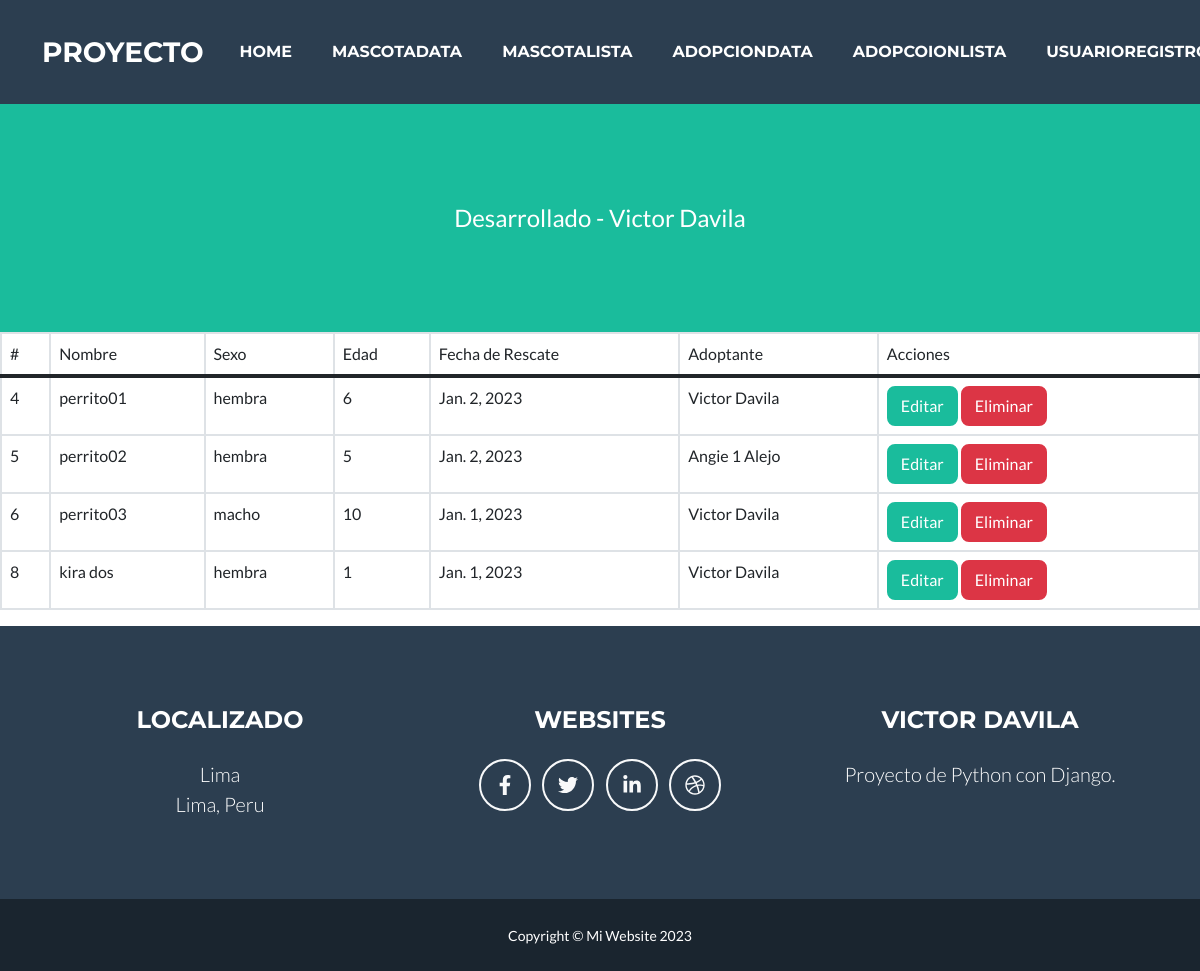
/app_mascota/mascotalist/, run on an earlier commit of the app's database.
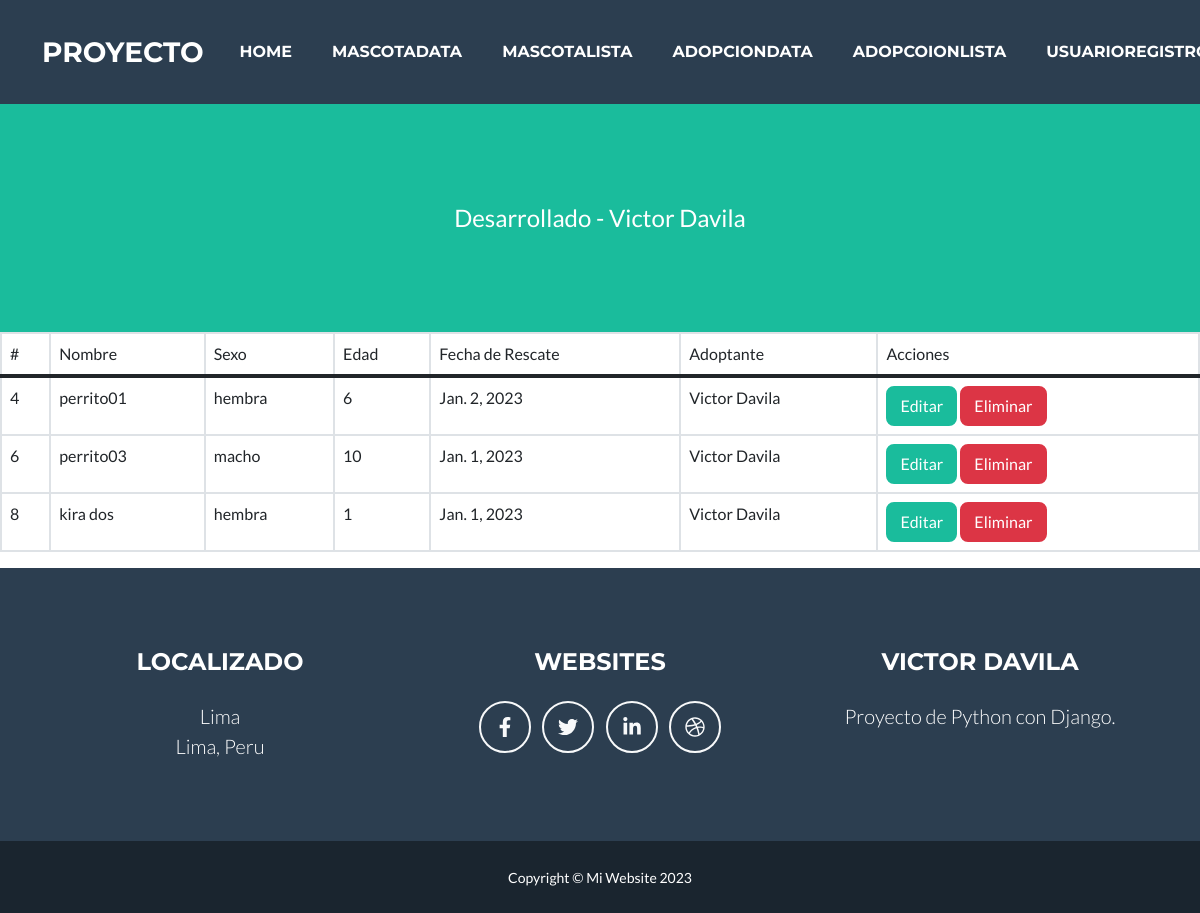
And on a later commit of the database.
### app_mascota/models.py (models this page shows)
class Mascota(models.Model):
    nombre = models.CharField(max_length=50)
    sexo = models.CharField(max_length=10)
    edad_aproximada = models.IntegerField()
    fecha_rescate = models.DateField()
    persona = models.ForeignKey(Persona, null=True, blank=True, on_delete=models.CASCADE)
    vacuna = models.ManyToManyField(Vacuna, blank=True)

### app_adopcion/models.py (models this page shows, shortened)
class Persona(models.Model):
    nombre = models.CharField(max_length=50)
    apellidos = models.CharField(max_length=70)
    edad = models.IntegerField()
    telefono = models.CharField(max_length=12)
    email = models.EmailField()
    domicilio = models.TextField()

### app_mascota/views.py (the view)
# urls.py: path('mascotalist/', MascotaList.as_view(), name="Mascotalist"),
class MascotaList(ListView):
    model = Mascota
    template_name = 'mascota/mascota_list.html'

### templates/mascota/mascota_list.html
{% extends 'base/secondary_base.html' %}
{% block contenidoQueCambia %}
<table class="table table-bordered">
    <thead>
        <tr>
            <td>#</td>
            <td>Nombre</td>
            <td>Sexo</td>
            <td>Edad</td>
            <td>Fecha de Rescate</td>
            <td>Adoptante</td>
            <td>Acciones</td>
        </tr>
    </thead>
    <tbody>
        {% if object_list %}
        {% for mascota in object_list %}
        <tr>
            <td>{{ mascota.id }}</td>
            <td>{{ mascota.nombre }}</td>
            <td>{{ mascota.sexo }}</td>
            <td>{{ mascota.edad_aproximada }}</td>
            <td>{{ mascota.fecha_rescate }}</td>
            <td>{{ mascota.persona.nombre }} {{ mascota.persona.apellidos }}</td>
            <td>
                <a class="btn btn-primary" href="{% url 'Mascotaedit' mascota.id %}">Editar</a>
                <a class="btn btn-danger" href="{% url 'Mascotadelete' mascota.id %}">Eliminar</a>
            </td>
        </tr>
        {% endfor %}
        {% else %}
        <h1>No hay registro de mascotas</h1>
        {% endif %}
    </tbody>
</table>
{% endblock %}

What changed in the data, as far as the page shows it:
removed Mascota: id "5", nombre "perrito02", sexo "hembra", edad_aproximada "5", fecha_rescate "Jan. 2, 2023", persona.nombre "Angie 1", persona.apellidos "Alejo"
